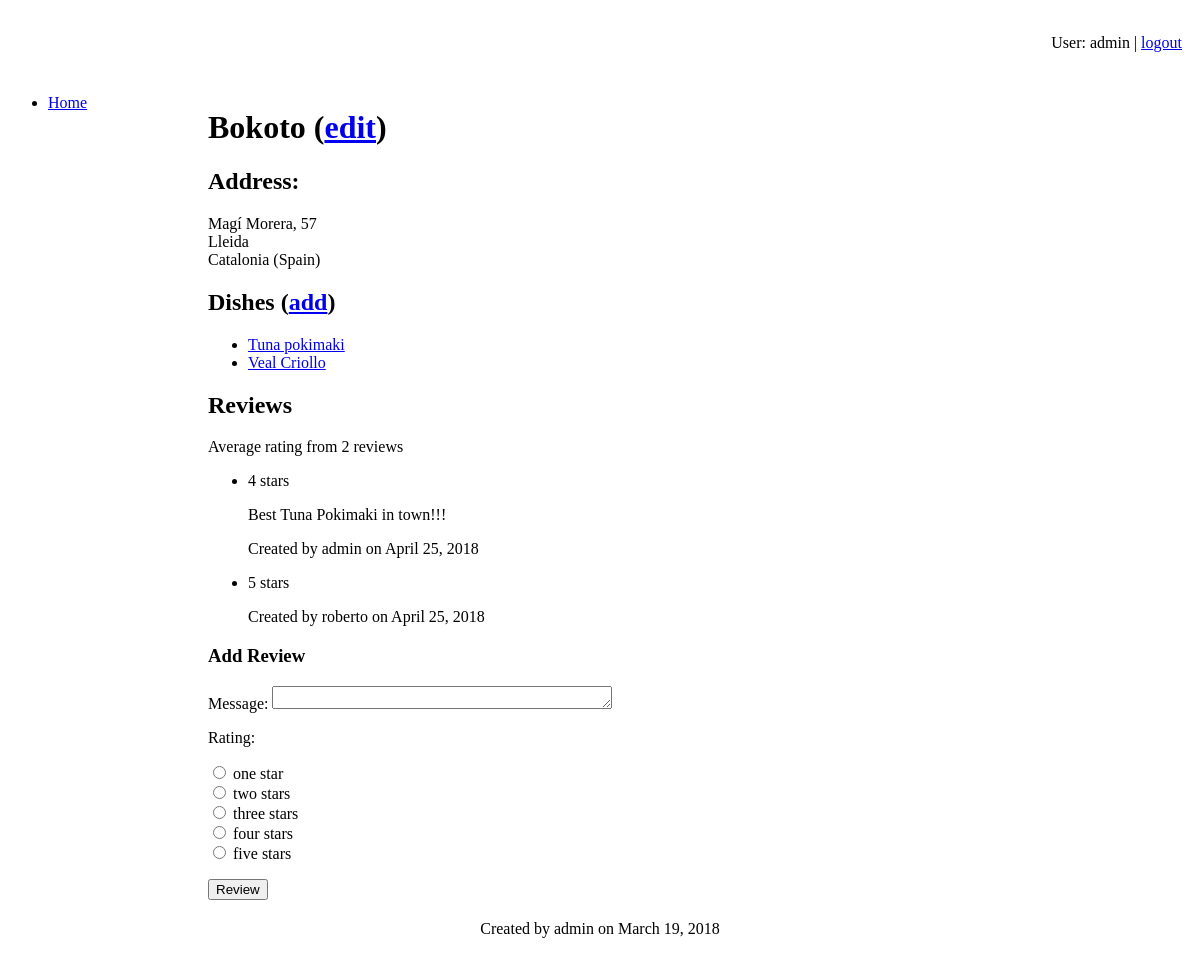
The app's page /myrestaurants/restaurants/1 (signed in) with its own data.
### myrestaurants/models.py (models this page shows, shortened)
class Restaurant(models.Model):
    name = models.CharField(max_length=120)
    street = models.CharField(max_length=120, blank=True, null=True)
    number = models.IntegerField(blank=True, null=True)
    city = models.CharField(max_length=120, blank=True, null=True)
    zipCode = models.CharField(max_length=120, blank=True, null=True)
    stateOrProvince = models.CharField(max_length=120, blank=True, null=True)
    country = models.CharField(max_length=120, blank=True, null=True)
    telephone = models.CharField(max_length=120, blank=True, null=True)
    url = models.URLField(blank=True, null=True)
    user = models.ForeignKey(User, default=1, on_delete=models.CASCADE)
    date = models.DateField(default=date.today)

class Dish(models.Model):
    name = models.CharField(max_length=120)
    description = models.TextField(blank=True, null=True)
    price = models.DecimalField('Euro amount', max_digits=8, decimal_places=2, blank=True, null=True)
    user = models.ForeignKey(User, default=1, on_delete=models.CASCADE)
    date = models.DateField(default=date.today)
    image = models.ImageField(upload_to="myrestaurants", blank=True, null=True)
    restaurant = models.ForeignKey(Restaurant, null=True, related_name='dishes', on_delete=models.CASCADE)

class Review(models.Model):
    RATING_CHOICES = ((1, 'one'), (2, 'two'), (3, 'three'), (4, 'four'), (5, 'five'))
    rating = models.PositiveSmallIntegerField('Rating (stars)', blank=False, default=3, choices=RATING_CHOICES)
    comment = models.TextField(blank=True, null=True)
    user = models.ForeignKey(User, default=1, on_delete=models.CASCADE)
    date = models.DateField(default=date.today)
    class Meta:
        abstract = True

class RestaurantReview(Review):
    restaurant = models.ForeignKey(Restaurant, on_delete=models.CASCADE)

### myrestaurants/views.py (the view)
class RestaurantDetail(DetailView):
    model = Restaurant
    template_name = 'myrestaurants/restaurant_detail.html'
    def get_context_data(self, **kwargs):
        context = super(RestaurantDetail, self).get_context_data(**kwargs)
        context['RATING_CHOICES'] = RestaurantReview.RATING_CHOICES
        return context

### myrestaurants/templates/myrestaurants/restaurant_detail.html (shortened to what this page needs)
{% extends "myrestaurants/base.html" %}
{% block content %}
<span vocab="http://schema.org/" typeof="Restaurant">
<h1>
    <span property="name">{{ restaurant.name }}</span>
    {% if user == restaurant.user %}
        (<a href="{% url 'myrestaurants:restaurant_edit' restaurant.id %}">edit</a>)
    {% endif %}
</h1>
<h2>Address:</h2>
<p>
    {{ restaurant.street }}, {{ restaurant.number }} <br/>
    {{ restaurant.zipcode }} {{ restaurant.city }} <br/>
    {{ restaurant.stateOrProvince }} ({{ restaurant.country }})
</p>
<h2>
    Dishes
    {% if user.is_authenticated %}
        (<a href="{% url 'myrestaurants:dish_create' restaurant.id %}">add</a>)
    {% endif %}
</h2>
<ul>
    {% for dish in restaurant.dishes.all %}
        <li><a href="{% url 'myrestaurants:dish_detail' restaurant.id dish.id %}">
            {{ dish.name }}</a></li>
    {% empty %}<li>Sorry, no dishes for this restaurant yet.</li>
    {% endfor %}
</ul>
<h2>Reviews</h2>
{% if restaurant.restaurantreview_set.all|length > 0 %}
<span rel="aggregateRating">
    <p typeof="AggregateRating">
        Average rating
        {% with restaurant.restaurantreview_set.all|length as reviewCount %}
        from <span property="reviewCount">{{ reviewCount }}</span> review{{ reviewCount|pluralize }}
        {% endwith %}
    </p>
</span>
<ul rel="review">
    {% for review in restaurant.restaurantreview_set.all %}
        <li typeof="Review">
            <p rel="reviewRating" typeof="Rating">
                <span property="ratingValue">{{ review.rating }}</span> star{{ review.rating|pluralize }}
            </p>
            <p property="description">{% if review.comment %}{{ review.comment }}{% endif %}</p>
            <p>Created by <span property="author">{{ review.user }}</span> on
                <span property="datePublished" content="{{ review.date|date:'Y-m-d' }}">{{ review.date }}</span></p>
        </li>
    {% endfor %}
</ul>
{% endif %}
</span>
<h3>Add Review</h3>
<form action="{% url 'myrestaurants:review_create' restaurant.id %}" method="post">
    Message: <textarea name="comment" id="comment" rows="4"></textarea>
    <p>Rating:</p>
    <p>{% for rate in RATING_CHOICES %}
    <input type="radio" name="rating" id="rating{{ forloop.counter }}" value="{{ rate.0 }}" />
    <label for="choice{{ forloop.counter }}">{{ rate.1 }} star{{ rate.0|pluralize }}</label>
    <br/>{% endfor %}
    </p>
    <input type="submit" value="Review" />
</form>
{% endblock %}
{% block footer %}
    Created by {{ restaurant.user }} on {{ restaurant.date }}
{% endblock %}

### myrestaurants/templates/myrestaurants/base.html (shortened to what this page needs)
{% load staticfiles %}
<!DOCTYPE html>
<html lang="en">
<head>
    <link rel="stylesheet" href="https://code.jquery.com/ui/1.11.4/themes/smoothness/jquery-ui.css" />
    <link rel="stylesheet" href="{% static "style/base.css" %}" />
</head>
<body>
<div id="header">
    {% block header %}
        {% if user.is_authenticated %}
            <p>User: {{ user.username }} | <a href="{% url 'logout' %}?next={{request.path}}">logout</a></p>
        {% else %}
            <p><a href="{% url 'login' %}?next={{request.path}}">login</a></p>
        {% endif %}
    {% endblock %}
</div>
<div id="sidebar">
    {% block sidebar %}
        <ul>
            <li><a href="/myrestaurants/">Home</a></li>
        </ul>
    {% endblock %}
</div>
<div id="content">
    {% block content %}{% endblock %}
</div>
<div id="footer">
    {% block footer %}{% endblock %}
</div>
</body>
</html>

### myrestaurants/static/style/base.css (style rules this page uses)
#header { margin: 0; padding: 10px; text-align: right; }
#content { margin-left: 190px; padding: 10px; }
#sidebar { float: left; width: 190px; }
#footer { margin: 0; padding: 10px; text-align: center; }
textarea, input[type=number], input[type=url] { height: 1.25em; width: 25em; }

### records on screen
Restaurant: name "Bokoto", street "Magí Morera", number "57", city "Lleida", stateOrProvince "Catalonia", country "Spain", user "admin", date "March 19, 2018"
Dish: name "Tuna pokimaki"
Dish: name "Veal Criollo"
RestaurantReview: rating "4", comment "Best Tuna Pokimaki in town!!!", user "admin", date "April 25, 2018"
RestaurantReview: rating "5", user "roberto", date "April 25, 2018"

### other values on screen
{{ user.username }} "admin"
{{ reviewCount }} "2"
{{ rate.1 }} "one" "two" "three" "four" "five"
